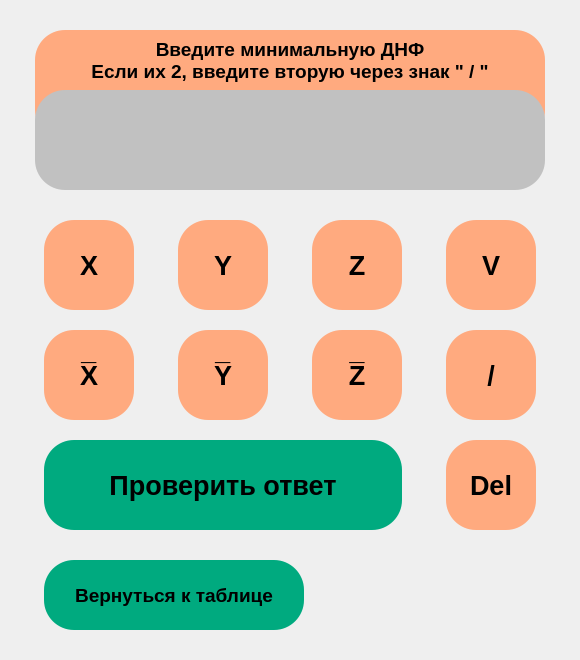
<?xml version="1.0" encoding="UTF-8"?>
<ui version="4.0">
 <class>SecondWindow</class>
 <widget class="QMainWindow" name="SecondWindow">
  <property name="geometry">
   <rect>
    <x>0</x>
    <y>0</y>
    <width>580</width>
    <height>660</height>
   </rect>
  </property>
  <property name="windowTitle">
   <string>MainWindow</string>
  </property>
  <widget class="QWidget" name="centralwidget">
   <widget class="QPushButton" name="push_button_back">
    <property name="geometry">
     <rect>
      <x>44</x>
      <y>560</y>
      <width>260</width>
      <height>70</height>
     </rect>
    </property>
    <property name="font">
     <font>
      <family>Arial</family>
      <pointsize>14</pointsize>
      <weight>75</weight>
      <bold>true</bold>
     </font>
    </property>
    <property name="styleSheet">
     <string notr="true">background-color: rgb(0, 170, 127);
border-color: rgb(0, 0, 0);
border-radius: 30px;</string>
    </property>
    <property name="text">
     <string>Вернуться к таблице</string>
    </property>
   </widget>
   <widget class="QPushButton" name="push_button_x">
    <property name="geometry">
     <rect>
      <x>44</x>
      <y>220</y>
      <width>90</width>
      <height>90</height>
     </rect>
    </property>
    <property name="font">
     <font>
      <family>Arial</family>
      <pointsize>20</pointsize>
      <weight>75</weight>
      <bold>true</bold>
     </font>
    </property>
    <property name="styleSheet">
     <string notr="true">background-color: rgb(255, 170, 127);
border-radius: 30px;</string>
    </property>
    <property name="text">
     <string>X</string>
    </property>
   </widget>
   <widget class="QPushButton" name="push_button_z">
    <property name="geometry">
     <rect>
      <x>312</x>
      <y>220</y>
      <width>90</width>
      <height>90</height>
     </rect>
    </property>
    <property name="font">
     <font>
      <family>Arial</family>
      <pointsize>20</pointsize>
      <weight>75</weight>
      <bold>true</bold>
     </font>
    </property>
    <property name="styleSheet">
     <string notr="true">background-color: rgb(255, 170, 127);
border-radius: 30px;</string>
    </property>
    <property name="text">
     <string>Z</string>
    </property>
   </widget>
   <widget class="QPushButton" name="push_button_or">
    <property name="geometry">
     <rect>
      <x>446</x>
      <y>220</y>
      <width>90</width>
      <height>90</height>
     </rect>
    </property>
    <property name="font">
     <font>
      <family>Arial</family>
      <pointsize>20</pointsize>
      <weight>75</weight>
      <bold>true</bold>
     </font>
    </property>
    <property name="styleSheet">
     <string notr="true">background-color: rgb(255, 170, 127);
border-radius: 30px;</string>
    </property>
    <property name="text">
     <string>V</string>
    </property>
   </widget>
   <widget class="QPushButton" name="push_button_y">
    <property name="geometry">
     <rect>
      <x>178</x>
      <y>220</y>
      <width>90</width>
      <height>90</height>
     </rect>
    </property>
    <property name="font">
     <font>
      <family>Arial</family>
      <pointsize>20</pointsize>
      <weight>75</weight>
      <bold>true</bold>
     </font>
    </property>
    <property name="styleSheet">
     <string notr="true">background-color: rgb(255, 170, 127);
border-radius: 30px;</string>
    </property>
    <property name="text">
     <string>Y</string>
    </property>
   </widget>
   <widget class="QPushButton" name="push_button_not_x">
    <property name="geometry">
     <rect>
      <x>44</x>
      <y>330</y>
      <width>90</width>
      <height>90</height>
     </rect>
    </property>
    <property name="font">
     <font>
      <family>Arial</family>
      <pointsize>20</pointsize>
      <weight>75</weight>
      <bold>true</bold>
     </font>
    </property>
    <property name="styleSheet">
     <string notr="true">background-color: rgb(255, 170, 127);
border-radius: 30px;</string>
    </property>
    <property name="text">
     <string>X̅</string>
    </property>
   </widget>
   <widget class="QPushButton" name="push_button_not_y">
    <property name="geometry">
     <rect>
      <x>178</x>
      <y>330</y>
      <width>90</width>
      <height>90</height>
     </rect>
    </property>
    <property name="font">
     <font>
      <family>Arial</family>
      <pointsize>20</pointsize>
      <weight>75</weight>
      <bold>true</bold>
     </font>
    </property>
    <property name="styleSheet">
     <string notr="true">background-color: rgb(255, 170, 127);
border-radius: 30px;</string>
    </property>
    <property name="text">
     <string>Y̅</string>
    </property>
   </widget>
   <widget class="QPushButton" name="push_button_not_z">
    <property name="geometry">
     <rect>
      <x>312</x>
      <y>330</y>
      <width>90</width>
      <height>90</height>
     </rect>
    </property>
    <property name="font">
     <font>
      <family>Arial</family>
      <pointsize>20</pointsize>
      <weight>75</weight>
      <bold>true</bold>
     </font>
    </property>
    <property name="styleSheet">
     <string notr="true">background-color: rgb(255, 170, 127);
border-radius: 30px;</string>
    </property>
    <property name="text">
     <string>Z̅</string>
    </property>
   </widget>
   <widget class="QPushButton" name="push_button_slash">
    <property name="geometry">
     <rect>
      <x>446</x>
      <y>330</y>
      <width>90</width>
      <height>90</height>
     </rect>
    </property>
    <property name="font">
     <font>
      <family>Arial</family>
      <pointsize>20</pointsize>
      <weight>75</weight>
      <bold>true</bold>
     </font>
    </property>
    <property name="styleSheet">
     <string notr="true">background-color: rgb(255, 170, 127);
border-radius: 30px;</string>
    </property>
    <property name="text">
     <string>/</string>
    </property>
   </widget>
   <widget class="QPushButton" name="push_button_del">
    <property name="geometry">
     <rect>
      <x>446</x>
      <y>440</y>
      <width>90</width>
      <height>90</height>
     </rect>
    </property>
    <property name="font">
     <font>
      <family>Arial</family>
      <pointsize>20</pointsize>
      <weight>75</weight>
      <bold>true</bold>
     </font>
    </property>
    <property name="styleSheet">
     <string notr="true">background-color: rgb(255, 170, 127);
border-radius: 30px;</string>
    </property>
    <property name="text">
     <string>Del</string>
    </property>
   </widget>
   <widget class="QPushButton" name="push_button_check_answer">
    <property name="geometry">
     <rect>
      <x>44</x>
      <y>440</y>
      <width>358</width>
      <height>90</height>
     </rect>
    </property>
    <property name="font">
     <font>
      <family>Arial</family>
      <pointsize>20</pointsize>
      <weight>75</weight>
      <bold>true</bold>
     </font>
    </property>
    <property name="styleSheet">
     <string notr="true">background-color: rgb(0, 170, 127);
border-radius: 30px;</string>
    </property>
    <property name="text">
     <string>Проверить ответ</string>
    </property>
   </widget>
   <widget class="QLabel" name="label_text_1">
    <property name="geometry">
     <rect>
      <x>35</x>
      <y>30</y>
      <width>510</width>
      <height>110</height>
     </rect>
    </property>
    <property name="styleSheet">
     <string notr="true">background-color: rgb(255, 170, 127);
border-radius: 30px;</string>
    </property>
    <property name="text">
     <string/>
    </property>
   </widget>
   <widget class="QLabel" name="answer_line">
    <property name="geometry">
     <rect>
      <x>35</x>
      <y>90</y>
      <width>510</width>
      <height>100</height>
     </rect>
    </property>
    <property name="font">
     <font>
      <family>Arial</family>
      <pointsize>18</pointsize>
      <weight>75</weight>
      <bold>true</bold>
     </font>
    </property>
    <property name="styleSheet">
     <string notr="true">background-color: rgb(193, 193, 193);
border-radius: 30px;</string>
    </property>
    <property name="text">
     <string/>
    </property>
    <property name="alignment">
     <set>Qt::AlignCenter</set>
    </property>
   </widget>
   <widget class="QLabel" name="text_1">
    <property name="geometry">
     <rect>
      <x>35</x>
      <y>30</y>
      <width>510</width>
      <height>61</height>
     </rect>
    </property>
    <property name="font">
     <font>
      <family>Arial</family>
      <pointsize>14</pointsize>
      <weight>75</weight>
      <bold>true</bold>
     </font>
    </property>
    <property name="styleSheet">
     <string notr="true"/>
    </property>
    <property name="text">
     <string>Введите минимальную ДНФ
Если их 2, введите вторую через знак &quot; / &quot;</string>
    </property>
    <property name="alignment">
     <set>Qt::AlignCenter</set>
    </property>
   </widget>
  </widget>
 </widget>
 <resources/>
 <connections/>
</ui>
